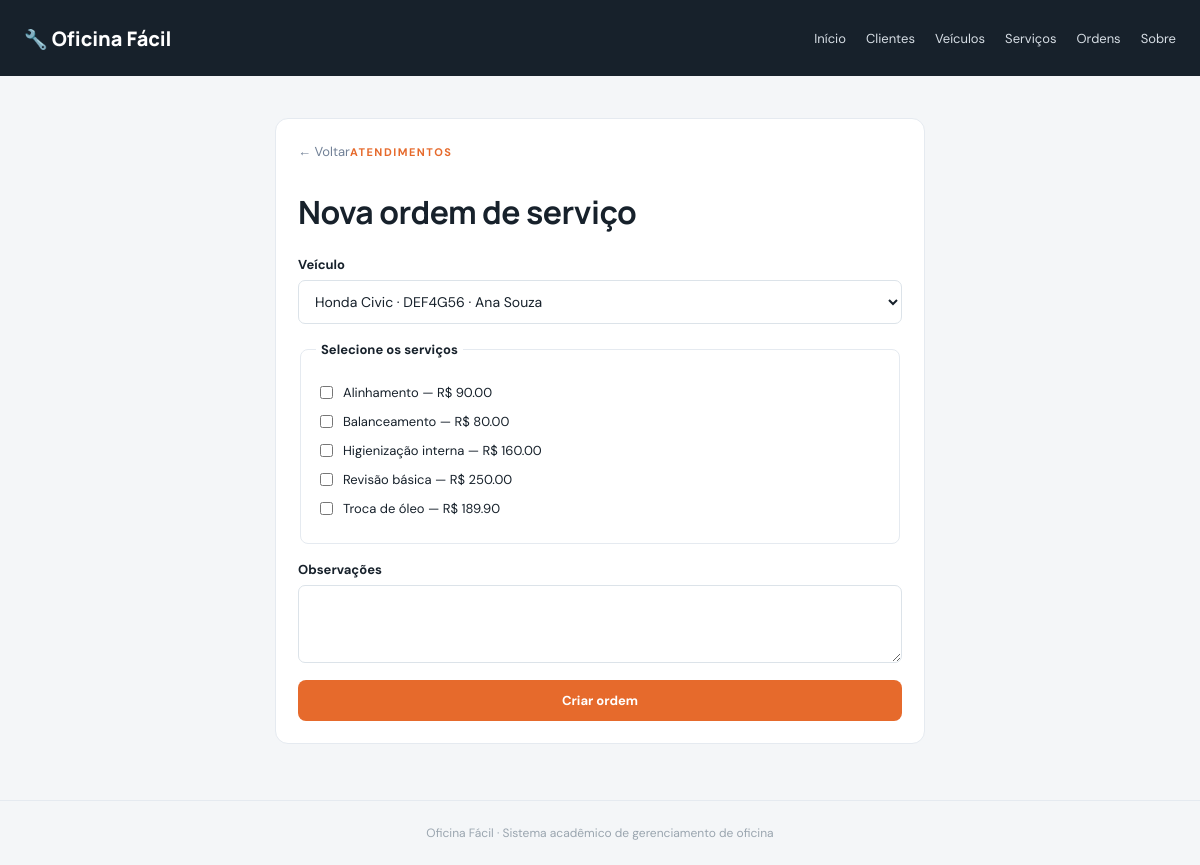
The page /ordens/nova on the database its author committed.
### tables this page shows
CREATE TABLE servicos (
    id_servico INTEGER PRIMARY KEY AUTOINCREMENT,
    nome       TEXT NOT NULL UNIQUE CHECK (length(trim(nome)) > 0),
    descricao  TEXT,
    preco      REAL NOT NULL CHECK (preco >= 0),
    created_at TEXT NOT NULL DEFAULT CURRENT_TIMESTAMP
);

### app.py (the view, shortened to what this page needs)
    @app.route("/ordens/nova", methods=["GET", "POST"])
    def nova_ordem():
        veiculos = sql.listar_veiculos()
        servicos = sql.listar_servicos()
        return render_template("form_ordem.html", veiculos=veiculos, servicos=servicos, valores={}, selecionados=[])

### db_sql.py (called while the page is built)
def get_db():
    if "db" not in g:
        g.db = sqlite3.connect(current_app.config["DATABASE"])
        g.db.row_factory = sqlite3.Row
        g.db.execute("PRAGMA foreign_keys = ON")
    return g.db

def listar_veiculos():
    sql = """
        SELECT v.*, c.nome AS cliente_nome
        FROM veiculos v
        INNER JOIN clientes c ON c.id_cliente = v.id_cliente
        ORDER BY v.modelo, v.marca
    """
    return get_db().execute(sql).fetchall()

def listar_servicos():
    return get_db().execute("SELECT * FROM servicos ORDER BY nome").fetchall()

### templates/form_ordem.html (shortened to what this page needs)
{% extends "base.html" %}
{% block content %}
<section class="panel narrow"><a class="back" href="{{ url_for('ordens') }}">← Voltar</a><span class="eyebrow">ATENDIMENTOS</span><h1>Nova ordem de serviço</h1>
{% if veiculos and servicos %}<form method="post" class="form"><label>Veículo<select name="id_veiculo" required>{% for v in veiculos %}<option value="{{ v.id_veiculo }}" >{{ v.marca }} {{ v.modelo }} </option>{% endfor %}</select></label>
<fieldset><legend>Selecione os serviços</legend>{% for s in servicos %}<label class="check"><input type="checkbox" name="servicos" value="{{ s.id_servico }}" {% if s.id_servico|string in selecionados %}checked{% endif %}> {{ s.nome }} — R$ {{ "%.2f"|format(s.preco) }}</label>{% endfor %}</fieldset>
<label>Observações<textarea name="observacoes" rows="3">{{ valores.get('observacoes', '') }}</textarea></label><button class="button" type="submit">Criar ordem</button></form>
{% else %}<p>Para criar uma ordem, cadastre ao menos um cliente, um veículo e um serviço.</p><div class="quick-links"><a href="{{ url_for('clientes') }}">Clientes</a><a href="{{ url_for('veiculos') }}">Veículos</a><a href="{{ url_for('servicos') }}">Serviços</a></div>{% endif %}
</section>
{% endblock %}

### static/style.css (style rules this page uses)
:root { --bg:#f4f6f8;--surface:#fff;--ink:#17212b;--muted:#718096;--line:#e5eaf0;--accent:#e66a2c;--accent-dark:#c94f18;--nav:#17212b;--good:#237344;--bad:#a43d2c }
* { box-sizing:border-box }
body { margin:0;background:var(--bg);color:var(--ink);font-family:'DM Sans',sans-serif;font-size:15px }
h1,h2 { font-family:Manrope,sans-serif;letter-spacing:-.5px }
h1 { font-size:32px;margin:8px 0 }
.eyebrow { color:var(--accent);font-size:11px;font-weight:700;letter-spacing:1.5px }
.metric,.panel { background:var(--surface);border:1px solid var(--line);border-radius:13px;padding:22px }
.panel { margin-bottom:22px }
.button { display:inline-block;background:var(--accent);color:#fff;border:0;border-radius:8px;padding:12px 17px;text-decoration:none;font:700 13px 'DM Sans',sans-serif;cursor:pointer;white-space:nowrap }
.narrow { max-width:650px;margin:0 auto }
.form { display:grid;gap:17px;margin-top:22px }
.form label { display:grid;gap:7px;font-size:13px;font-weight:700 }
.form input,.form select,.form textarea,.inline-form select,.filter-form select,.status-editor select { width:100%;padding:11px 12px;border:1px solid #dce3e9;border-radius:7px;font:14px 'DM Sans',sans-serif;background:#fff;color:var(--ink) }
fieldset { border:1px solid var(--line);border-radius:8px;padding:15px }
legend { font-size:13px;font-weight:700;padding:0 5px }
.form .check { display:flex;align-items:center;font-weight:400;margin:10px 0 }
.form .check input { width:auto }
.back { display:inline-block;margin-bottom:22px;color:var(--muted);text-decoration:none;font-size:13px }

### rows shown on the page
servicos: nome "Alinhamento", preco "90.00"
servicos: nome "Balanceamento", preco "80.00"
servicos: nome "Higienização interna", preco "160.00"
servicos: nome "Revisão básica", preco "250.00"
servicos: nome "Troca de óleo", preco "189.90"

### other values the page prints
form field id_veiculo "Honda Civic · DEF4G56 · Ana Souza"
